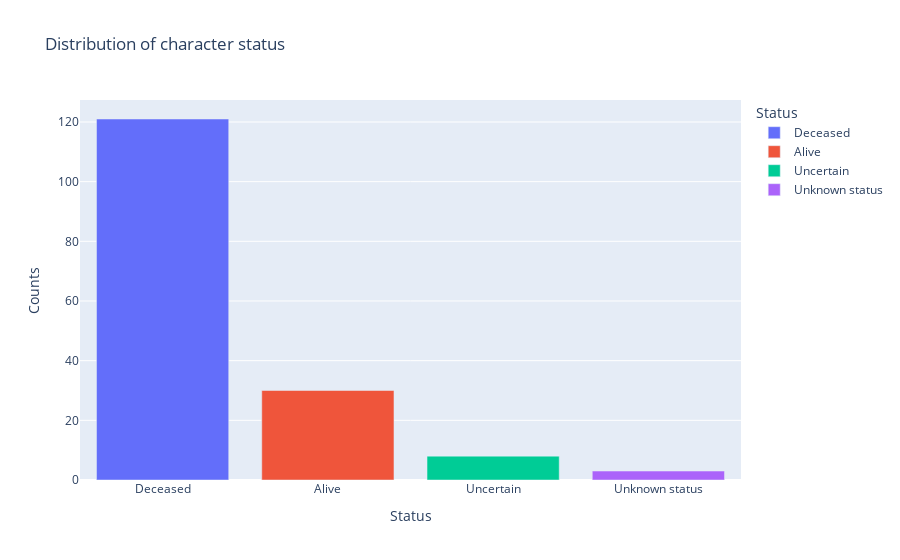

Notebook code cell kept with this figure:
### Markdown cell above
This means that 121 characters dies throughout the series, and anyone who has seen the series would be able to confirm that a lot of characters die as the series progresses. In the figure below the distribution of the characters status can be seen.

### Code cell
#hide_input
figs["status"].show()

### Figure 1 — Plotly figure (JSON) as saved in the notebook; plotly's stock layout.template omitted (floating-point values rounded to 4 significant figures)
{"data": [{"alignmentgroup": "True", "hovertemplate": "Status=%{x}<br>Counts=%{y}<extra></extra>", "legendgroup": "Deceased", "marker": {"color": "#636efa", "pattern": {"shape": ""}}, "name": "Deceased", "offsetgroup": "Deceased", "orientation": "v", "showlegend": true, "textposition": "auto", "type": "bar", "x": ["Deceased"], "xaxis": "x", "y": [121], "yaxis": "y"}, {"alignmentgroup": "True", "hovertemplate": "Status=%{x}<br>Counts=%{y}<extra></extra>", "legendgroup": "Alive", "marker": {"color": "#EF553B", "pattern": {"shape": ""}}, "name": "Alive", "offsetgroup": "Alive", "orientation": "v", "showlegend": true, "textposition": "auto", "type": "bar", "x": ["Alive"], "xaxis": "x", "y": [30], "yaxis": "y"}, {"alignmentgroup": "True", "hovertemplate": "Status=%{x}<br>Counts=%{y}<extra></extra>", "legendgroup": "Uncertain", "marker": {"color": "#00cc96", "pattern": {"shape": ""}}, "name": "Uncertain", "offsetgroup": "Uncertain", "orientation": "v", "showlegend": true, "textposition": "auto", "type": "bar", "x": ["Uncertain"], "xaxis": "x", "y": [8], "yaxis": "y"}, {"alignmentgroup": "True", "hovertemplate": "Status=%{x}<br>Counts=%{y}<extra></extra>", "legendgroup": "Unknown status", "marker": {"color": "#ab63fa", "pattern": {"shape": ""}}, "name": "Unknown status", "offsetgroup": "Unknown status", "orientation": "v", "showlegend": true, "textposition": "auto", "type": "bar", "x": ["Unknown status"], "xaxis": "x", "y": [3], "yaxis": "y"}], "layout": {"barmode": "relative", "legend": {"title": {"text": "Status"}, "tracegroupgap": 0}, "title": {"text": "Distribution of character status"}, "xaxis": {"anchor": "y", "categoryarray": ["Deceased", "Alive", "Uncertain", "Unknown status"], "categoryorder": "array", "domain": [0, 1], "title": {"text": "Status"}}, "yaxis": {"anchor": "x", "domain": [0, 1], "title": {"text": "Counts"}}}}
